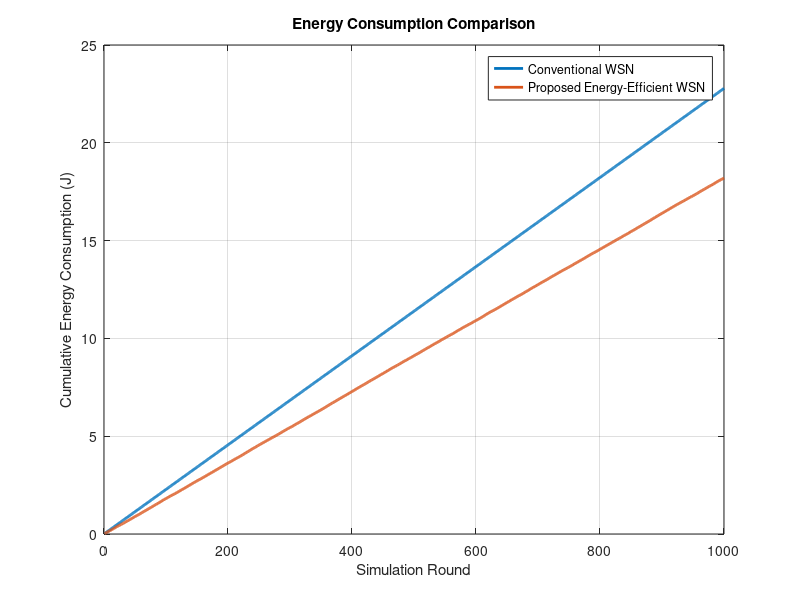
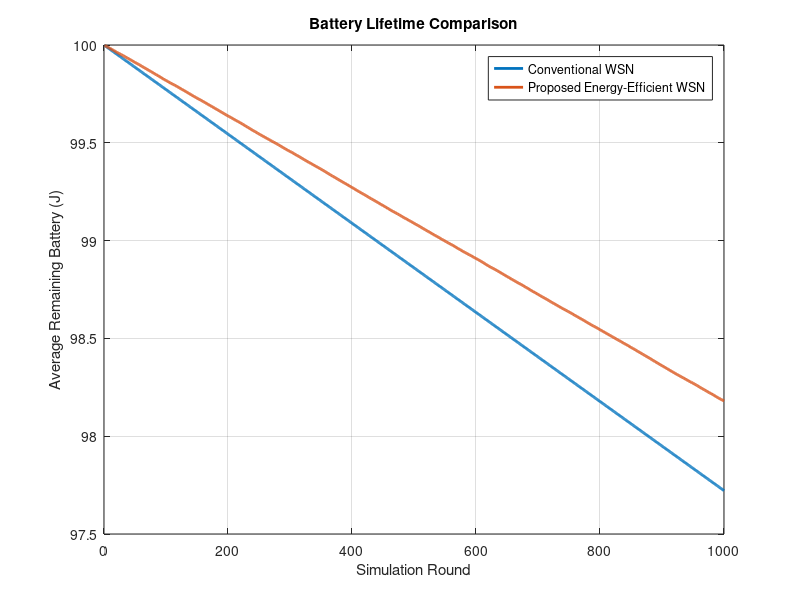
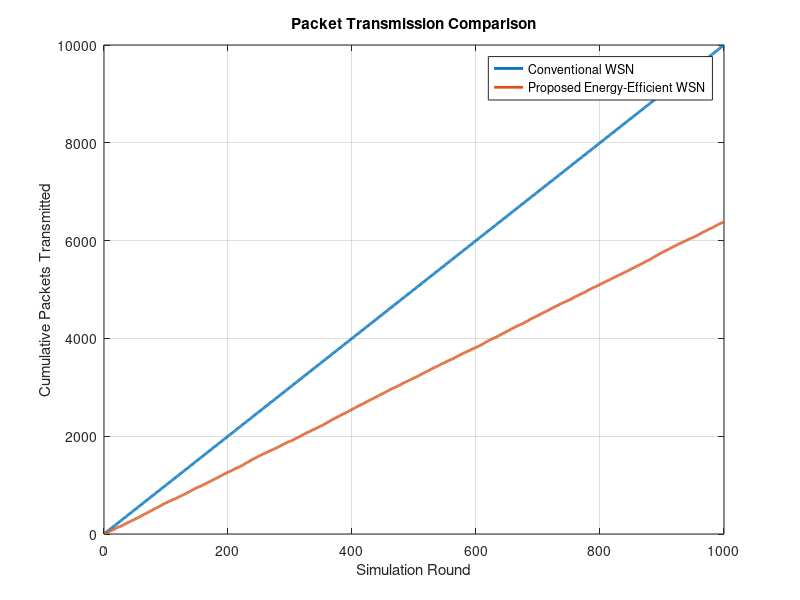
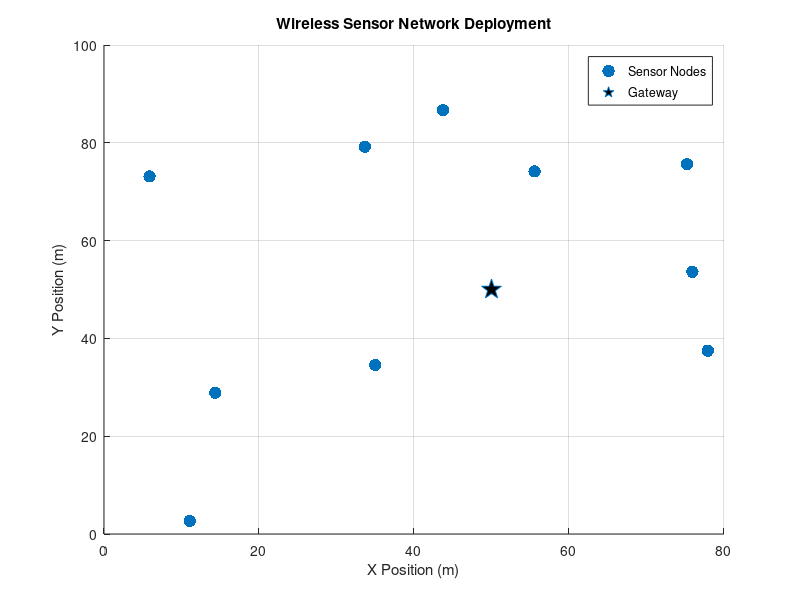

Write the MATLAB code that produced these figures, in order.
clc;
clear;
close all;

%% ENERGY-EFFICIENT WIRELESS SENSOR NETWORK
% Design Task: Energy-efficient wireless communication strategy
% Application: Smart Agriculture

%% 1. Simulation Parameters

numNodes = 10;              % Number of sensor nodes
numRounds = 1000;           % Number of simulation rounds

initialEnergy = 100;        % Initial battery energy of each node (J)

packetSize = 4000;          % Packet size in bits

E_elec = 50e-9;             % Electronics energy (J/bit)
E_amp = 100e-12;            % Amplifier energy (J/bit/m^2)

E_sense = 0.001;            % Sensing energy per round (J)
E_process = 0.0005;         % Processing energy per round (J)
E_sleep = 0.00001;          % Sleep energy per round (J)

transmissionThreshold = 1.0; % Sensor data change threshold

%% 2. Generate Sensor Nodes

% Random node positions
nodeX = rand(1,numNodes) * 100;
nodeY = rand(1,numNodes) * 100;

% Gateway position
gatewayX = 50;
gatewayY = 50;

% Initial battery energy
batteryConventional = initialEnergy * ones(1,numNodes);
batteryProposed = initialEnergy * ones(1,numNodes);

% Previous sensor values
previousTemperature = 25 + rand(1,numNodes)*5;

%% 3. Storage Variables

energyConventional = zeros(1,numRounds);
energyProposed = zeros(1,numRounds);

packetsConventional = zeros(1,numRounds);
packetsProposed = zeros(1,numRounds);

averageBatteryConventional = zeros(1,numRounds);
averageBatteryProposed = zeros(1,numRounds);

%% 4. Simulation

for round = 1:numRounds

    totalEnergyC = 0;
    totalEnergyP = 0;

    totalPacketsC = 0;
    totalPacketsP = 0;

    for node = 1:numNodes

        %% Generate sensor reading
        temperature = 25 + 5*rand();

        %% Distance between node and gateway
        distance = sqrt((nodeX(node)-gatewayX)^2 + ...
                        (nodeY(node)-gatewayY)^2);

        %% Transmission energy
        E_tx = E_elec * packetSize + ...
               E_amp * packetSize * distance^2;

        %% ================================
        % Conventional Communication
        % ================================

        if batteryConventional(node) > 0

            % Sense + process + transmit
            energyUsedC = E_sense + E_process + E_tx;

            batteryConventional(node) = ...
                batteryConventional(node) - energyUsedC;

            if batteryConventional(node) < 0
                batteryConventional(node) = 0;
            end

            totalEnergyC = totalEnergyC + energyUsedC;
            totalPacketsC = totalPacketsC + 1;
        end

        %% ================================
        % Proposed Energy-Efficient Method
        % ================================

        if batteryProposed(node) > 0

            % Check whether the sensor value changed significantly
            dataChange = abs(temperature - previousTemperature(node));

            if dataChange >= transmissionThreshold

                % Significant change -> transmit
                energyUsedP = E_sense + E_process + E_tx;

                totalPacketsP = totalPacketsP + 1;

            else

                % No significant change -> sleep
                energyUsedP = E_sense + E_sleep;

            end

            batteryProposed(node) = ...
                batteryProposed(node) - energyUsedP;

            if batteryProposed(node) < 0
                batteryProposed(node) = 0;
            end

            totalEnergyP = totalEnergyP + energyUsedP;

            previousTemperature(node) = temperature;

        end

    end

    %% Store results

    energyConventional(round) = totalEnergyC;
    energyProposed(round) = totalEnergyP;

    packetsConventional(round) = totalPacketsC;
    packetsProposed(round) = totalPacketsP;

    averageBatteryConventional(round) = ...
        mean(batteryConventional);

    averageBatteryProposed(round) = ...
        mean(batteryProposed);

end

%% 5. Calculate Total Results

totalEnergyConventional = sum(energyConventional);
totalEnergyProposed = sum(energyProposed);

totalPacketsConventional = sum(packetsConventional);
totalPacketsProposed = sum(packetsProposed);

energySaving = ((totalEnergyConventional - ...
                 totalEnergyProposed) / ...
                 totalEnergyConventional) * 100;

packetReduction = ((totalPacketsConventional - ...
                    totalPacketsProposed) / ...
                    totalPacketsConventional) * 100;

%% 6. Display Results

fprintf('\n============================================\n');
fprintf(' ENERGY-EFFICIENT WIRELESS SENSOR NETWORK\n');
fprintf('============================================\n');

fprintf('\nNumber of Sensor Nodes      : %d', numNodes);
fprintf('\nSimulation Rounds           : %d', numRounds);

fprintf('\n\nConventional Method');
fprintf('\nTotal Energy Consumed       : %.4f J', ...
    totalEnergyConventional);

fprintf('\nTotal Packets Transmitted   : %d', ...
    totalPacketsConventional);

fprintf('\n\nProposed Energy-Efficient Method');
fprintf('\nTotal Energy Consumed       : %.4f J', ...
    totalEnergyProposed);

fprintf('\nTotal Packets Transmitted   : %d', ...
    totalPacketsProposed);

fprintf('\n\nEnergy Saving               : %.2f %%', ...
    energySaving);

fprintf('\nPacket Reduction            : %.2f %%', ...
    packetReduction);

fprintf('\n============================================\n');

%% 7. Plot Energy Consumption

figure;

plot(1:numRounds, cumsum(energyConventional), ...
    'LineWidth', 2);

hold on;

plot(1:numRounds, cumsum(energyProposed), ...
    'LineWidth', 2);

grid on;

xlabel('Simulation Round');
ylabel('Cumulative Energy Consumption (J)');

title('Energy Consumption Comparison');

legend('Conventional WSN', ...
       'Proposed Energy-Efficient WSN');

%% 8. Plot Battery Level

figure;

plot(1:numRounds, averageBatteryConventional, ...
    'LineWidth', 2);

hold on;

plot(1:numRounds, averageBatteryProposed, ...
    'LineWidth', 2);

grid on;

xlabel('Simulation Round');
ylabel('Average Remaining Battery (J)');

title('Battery Lifetime Comparison');

legend('Conventional WSN', ...
       'Proposed Energy-Efficient WSN');

%% 9. Plot Packet Transmission

figure;

plot(1:numRounds, cumsum(packetsConventional), ...
    'LineWidth', 2);

hold on;

plot(1:numRounds, cumsum(packetsProposed), ...
    'LineWidth', 2);

grid on;

xlabel('Simulation Round');
ylabel('Cumulative Packets Transmitted');

title('Packet Transmission Comparison');

legend('Conventional WSN', ...
       'Proposed Energy-Efficient WSN');

%% 10. Display Node Deployment

figure;

scatter(nodeX, nodeY, 80, 'filled');

hold on;

plot(gatewayX, gatewayY, 'p', ...
    'MarkerSize', 15, ...
    'MarkerFaceColor', 'k');

grid on;

xlabel('X Position (m)');
ylabel('Y Position (m)');

title('Wireless Sensor Network Deployment');

legend('Sensor Nodes', 'Gateway');
